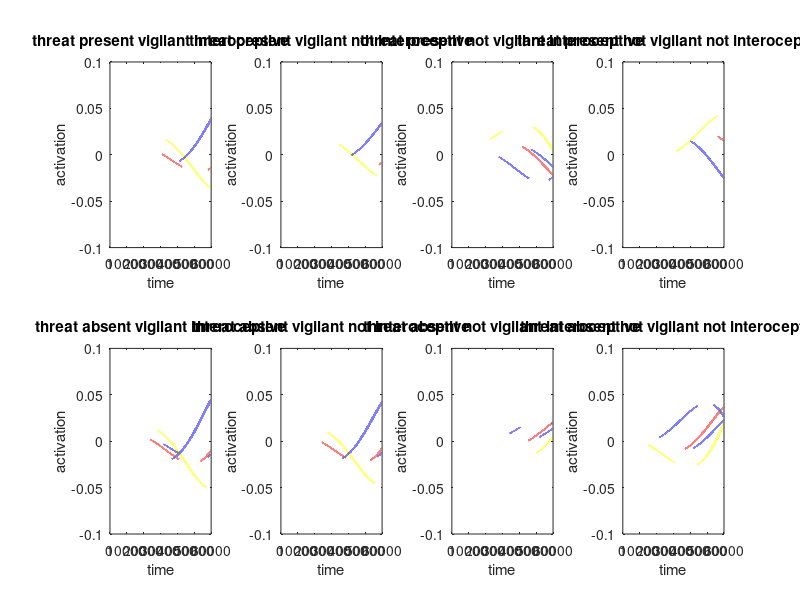

Recreate this plot in MATLAB.
function tstats=bada_nn_tune_parameters(psychstates,graphics)
% conceptual model to show why / how we shut down
% conceptual mechanisms
%   we don't like internal or external pain
%   so we are vigilant for external pain until the internal pain of it becomes too much
%      and we shut down internal pain / experience

if nargin<1, psychstates={'wellregulated'}; end
if nargin<2, graphics=1; end

if ~iscell(psychstates)
  psychstates={psychstates};
end

%comment

global gwmat gstartstate ginstates typetest;

tstats.psychstates=psychstates;
%%%%%%%%%%%%%%%%%%%%%%%%%%%%%%%%%%%%%%%%%%%%%%%%%%%%%%%%
%% initialize the network for healthy and ruminative and BADA people
nodenames={'threat','vigilance','avoidance','interoceptive'};
tstats.nodenames=nodenames;
% over the diagonal is feed forward
% under the diagonal is feed backward
%healthywmat=[ 1        .5        0        0   ;   % external threat
%              0         1       .5        0   ;   % Salience/vigilance/rum
%	          -1       -.5        1        0   ;   % avoidance/control
%              0        .5        0.3      1  ];   % interoception

momentum=.0004;
timelimit=60000;
stimtime=60000;
% noisemag=0;
noisemag=0.000015;
%decvec=[0 -.0002 -.0002 0]; % natural decay in absence of stimuli
decvec=[0 0 0 0];
%noisemag=0.0001; % tiny noise completely changes the network - adds threat
                  % where there is none

%%%%%%%%%%%%%%%%%%%%%%%%%%%%%%%%%%%%%%%%%%%%%%%%%%%%%%%%%%%%%%%%
%% states we will model

% where we start - there should be eight combinations of possible scenarios
% because we have three different variables: so 2^3 = 8

startstate=[0  1  0.5  0.5 ; % threat present vigilant int
 	        0  1  0.5  0   ; % threat present vigilant not int
	        0  0  0.5  0.5 ; % threat present not vigilant int
	        0  0  0.5    0 ; % threat present not vigilant not int
            0  1  0.5  0.5 ; % threat absent vigilant int
	        0  1  0.5    0 ; % threat absent vigilant not int
            0  0  0.5  0.5 ; % threat absent not vigilant int
            0  0  0.5    0 ]; % threat absent not vigilant not int

instates=[.1 0 0 0 ; % threat present vigilant int
	      .1 0 0 0 ; % threat present vigilant not int
	      .1 0 0 0 ; % threat present not vigilant int
	      .1 0 0 0 ; % threat present vigilant
           0 0 0 0 ; % threat present not vigilant not int
	       0 0 0 0 ; % threat absent vigilant int
           0 0 0 0 ; % threat absent not vigilant int
           0 0 0 0 ]; % threat absent not vigilant not int

% used to denote what type of stimulus user is presented...
% criticism indicates that they will recieve threat at beginning and
% halfway through recording


% PROBLEM: Originally, if type='criticism' there would be an addition of
% criticism vector just at time=1 and time = 30000. However, in the fMRI
% study, criticism was presented for 18 scans, then 18 of rest, then 18
% criticism, then 18scans rest. So criticism vector should be added for
% time = [1,15000] and time= [30000,45000]. 

type = 'standard';

% where we start
% startstate=[0  0  0.5  0.5 ; % threat absent not vigilant w int
%  	        0  0  0.5  0.5 ; % threat present not vigilant w int
% 	        0  1  0.5  0.5 ; % threat absent vigilant w int
% 	        0  1  0.5    0 ; % threat present vigilant w/o int
%             0  0  0.5    0 ; % threat absent vigilant w/o int
% 	        0  0  0.5    0 ]; % threat present vigilant w/o int

% what comes in
% instates= [0 0 0 0 ; % threat absent not vigilant
% 	      .1 0 0 0 ; % threat present not vigilant
% 	       0 0 0 0 ; % threat absent vigilant
% 	      .1 0 0 0 ; % threat present vigilant
%            0 0 0 0 ; % threat absent vigilant
% 	      .1 0 0 0 ]; % threat present vigilant


instatenames={'threat present vigilant interoceptive','threat present vigilant not interoceptive','threat present not vigilant interoceptive','threat present not vigilant not interoceptive', 'threat absent vigilant interoceptive', 'threat absent vigilant not interoceptive','threat absent not vigilant interoceptive', 'threat absent not vigilant not interoceptive'};
%%%%%%%%%%%%%%%%%%%%%%%%%%%%%%%%%%%%%%%%%%%%%%%%%%%%%%%
wthreatthreat=[1 1];
wthreatvigilance=[1 2];
wthreatavoid=[1 3];
wvigilancethreat=[2 1];
wvigilancevigilance=[2 2];
wvigilanceavoid=[2 3];
wavoidthreat=[3 1];
wavoidvigilance=[3 2];
wavoidavoid=[3 3];
        % TO THESE NETWORKS
wmat=[  .9        .15        0       0   ;   % external threat
   	     0         .9      .25      .25   ;   % vigilance/salience       % FROM THESE NETWORKS
	  -.25       -.04       .9    -.1   ;   % avoidance/control
         0        .25       .15     .9  ];   % interoception

% startstate = 0.1 * startstate;
% wmat = 0.1 * wmat;
     
% wmat = [3.70145616563835,0.136906283054430,0.0115174868162189,-0.0294855359910754;
% -0.00988584731411681,-1.71513363284323,5.19167529558525,6.51258811638633;
% -0.0539579351498396,0.430802569672914,-9.33536831616034,1.29183903769569;
% 0.0267840673917464,1.68446897618756,2.38239390778934,-4.37898982259990];

for statenum=1:length(psychstates)
  statetouse=psychstates{statenum};
  switch statetouse
   case 'reactive'
    % clearly that is fairly extreme
    % suppose we want sustained low level vigilance, just enough control
    wmat(1,2)=.6; % increase threat-vigilance
   case 'depressed' % low prefrontal inhibition
    wmat(2,3)=.05; % decrease vigilance->avoidance
   case 'ruminative'
    wmat(2,2)=1; % increase autoconnectivity of vigilance
   case 'avoidant'
    wmat(2,3)=.4;
   case 'noisy' % same as reactive but with noise
    noisemag=.00005;
   case 'lowperceive'
    wmat(1,2)=.015;
   case 'lowvigilant'
    wmat(2,2)=.5;
   case 'overcontrol'
    wmat(2,3)=.4;
   case 'wellregulated'
   case 'useglobals'
    wmat=gwmat; startstate=gstartstate; instates=ginstates; type = typetest;
  end
end

tstats.wmat=wmat;



%%%%%%%%%%%%%%%%%%%%%%%%%%%%%%%%%%%%%%%%%%%%%%%%%%%%%%%%%%
%% Show the network's behavior


% healthy matrix
if graphics, figure(1); clf; end
for instate=1:size(instates,1)
  percept=squeeze(3.*momentum.*instates(instate,:));
  noisevec=noisemag.*(randn(1,length(percept))-.5);
  invec(1,:)=startstate(instate,:);
  for time=2:timelimit
    if time==(stimtime/2) && (strcmp(type,'criticism'))
        criticism = [0.1 0 0 0];
        disp(slimit(decvec+noisevec+percept+(1-momentum).*invec(time-1,:)+(momentum.*((wmat'*invec(time-1,:)'))')))
        disp(slimit(decvec+noisevec+percept+(1-momentum).*invec(time-1,:)+(momentum.*((wmat'*invec(time-1,:)'))') + momentum.*criticism))
        invec(time,:)=slimit(decvec+noisevec+percept+(1-momentum).*invec(time-1,:)+(momentum.*((wmat'*invec(time-1,:)'))') + momentum.*criticism);
    elseif time<stimtime
      invec(time,:)=slimit(decvec+noisevec+percept+(1-momentum).*invec(time-1,:)+(momentum.*((wmat'*invec(time-1,:)'))'));
    else
      invec(time,:)=slimit(decvec+noisevec+(1-momentum).*invec(time-1,:)+(momentum.*((wmat'*invec(time-1,:)'))'));
    end
  end
  invec = 0.01 * invec;
  if graphics
    subplot(2,4,instate);
    plotinvec(invec,timelimit);
    title(instatenames{instate});
    allinvecs(instate,:,:)=invec;
  end
  % rows of proptime are the different possible states('no threat vigilant
  % interoceptive', etc.). Columns are each network (executive, interoceptive, etc) 
  for nodenum=1:size(invec,2)
    tstats.proptime0(instate,nodenum)=length(find(invec(:,nodenum)==0))./size(invec,1); %proportion of time in 0
    tstats.proptime1(instate,nodenum)=length(find(invec(:,nodenum)>1))./size(invec,1); % proportion of time in 1
    tstats.proptime2(instate,nodenum)=length(find(invec(:,nodenum)==2))./size(invec,1); % proportion of time at 2
    tstats.AUC(instate,nodenum)=sum(invec(:,nodenum))./size(invec,1);
  end
  
end
%legend(nodenames);
tstats.invec=invec;
%%%%%%%%%%%%%%%%%%%%%%%%%%%%%%%%%%%%%%
% implementing hard limit in which there is a high upper threshold on activation in the model
% and a low limit on negative activation (inhibition). This is neurally feasible as it represents 
% neural systems in which there is a low basal firing rate which can decrease somewhat but once a 
% neuron stops firing there is nowhere lower for it to go


function[logval]=slimit(x,thresh,negthresh) 
if nargin<2, thresh=5; end
if nargin<3, negthresh=-5; end % was -.75
logval=min(max(x,negthresh),thresh);


%%%%%%%%%%%%%%%%%%%%%%%%%%%%%%%%%%%%%%%
% function that plots out the network
function plotinvec(net,timelimit)
if nargin<2, timelimit=size(net,2); end
h=plot(net);
set(h,'LineWidth',2.14);
xlabel('time');
ylabel('activation');
hold on
plot([0 timelimit],[1 1],'k:');
% axis([0 timelimit -.2 2.2]);
axis([0 timelimit -0.1 0.1]);
